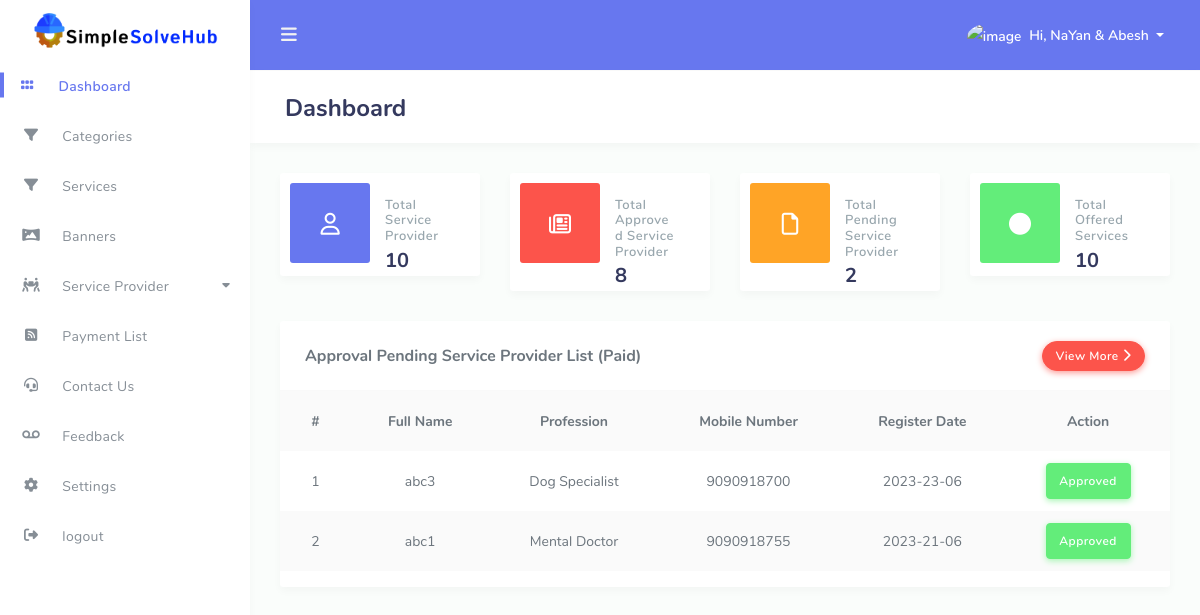
The page /admin/dashboard.php (signed in) on the database its author committed.
### tables this page shows
CREATE TABLE `register` (
  `id` int(11) NOT NULL,
  `full_name` text NOT NULL,
  `email` text NOT NULL,
  `profession` text NOT NULL,
  `pincode` text NOT NULL,
  `password` text NOT NULL,
  `mobile_number` text NOT NULL,
  `register_date` text NOT NULL,
  `user_type` text NOT NULL,
  `status` text NOT NULL,
  `auth` text NOT NULL
);

### admin/dashboard.php (the view, shortened to what this page needs)
<?php
  include('../config/db_con.php');
?>
<?php $page="dashboard"; require './assets/components/head.php' ?>
</head>
<body>
  <div id="app">
    <div class="main-wrapper main-wrapper-1">
      <div class="navbar-bg"></div>
      <?php  require './assets/components/navbar.php' ?>
      <?php  require './assets/components/sidebar.php' ?>
      <div class="main-content">
        <section class="section">
          <div class="section-header">
            <h1>Dashboard</h1>
          </div>
          <div class="row">
            <div class="col-lg-3 col-md-6 col-sm-6 col-12">
              <div class="card card-statistic-1">
                <div class="card-icon bg-primary">
                  <i class="far fa-user"></i>
                </div>
                <div class="card-wrap">
                  <div class="card-header">
                    <h4>Total Service Provider</h4>
                  </div>
                  <div class="card-body">
                    <?php
                       echo $data=mysqli_num_rows(mysqli_query($conn,"select * from register"));
                    ?>
                  </div>
                </div>
              </div>
            </div>
            <div class="col-lg-3 col-md-6 col-sm-6 col-12">
              <div class="card card-statistic-1">
                <div class="card-icon bg-danger">
                  <i class="far fa-newspaper"></i>
                </div>
                <div class="card-wrap">
                  <div class="card-header">
                    <h4>Total Approved Service Provider</h4>
                  </div>
                  <div class="card-body">
                    <?php
                       echo $data=mysqli_num_rows(mysqli_query($conn,"select * from register where status='Approved'"));
                    ?>
                  </div>
                </div>
              </div>
            </div>
            <div class="col-lg-3 col-md-6 col-sm-6 col-12">
              <div class="card card-statistic-1">
                <div class="card-icon bg-warning">
                  <i class="far fa-file"></i>
                </div>
                <div class="card-wrap">
                  <div class="card-header">
                    <h4>Total Pending Service Provider</h4>
                  </div>
                  <div class="card-body">
                    <?php
                       echo $data=mysqli_num_rows(mysqli_query($conn,"select * from register where status='Pending'"));
                    ?>
                  </div>
                </div>
              </div>
            </div>
            <div class="col-lg-3 col-md-6 col-sm-6 col-12">
              <div class="card card-statistic-1">
                <div class="card-icon bg-success">
                  <i class="fas fa-circle"></i>
                </div>
                <div class="card-wrap">
                  <div class="card-header">
                    <h4>Total Offered Services</h4>
                  </div>
                  <div class="card-body">
                    <?php
                       echo $data=mysqli_num_rows(mysqli_query($conn,"select * from service"));
                    ?>
                  </div>
                </div>
              </div>
            </div>
          </div>
          <div class="row">
            <div class="col-12">
              <div class="card">
                <div class="card-header">
                  <h4>Approval Pending Service Provider List (Paid)</h4>
                  <div class="card-header-action">
                    <a href="paid_user_pending_list.php" class="btn btn-danger">View More <i class="fas fa-chevron-right"></i></a>
                  </div>
                </div>
                <div class="card-body p-0">
                  <div class="table-responsive table-invoice">
                    <table class="table table-striped">
                      <tbody><tr>
                        <th>#</th>
                        <th>Full Name</th>
                        <th>Profession</th>
                        <th>Mobile Number</th>
                        <th>Register Date</th>
                        <th>Action</th>
                      </tr>
                        <?php
                                    $sql="SELECT * FROM `register` WHERE user_type='Paid User' AND status='Pending' order by id desc LIMIT 4";
                                    $data=mysqli_query($conn,$sql);
                                    $i=1;
                                    while($result=mysqli_fetch_assoc($data))
                                    {
                                      ?>
                                          <tr>
                                             <td> <?php echo $i;$i++; ?></td>
                                             <td><?php echo $result['full_name']?></td>
                                             <td><?php echo $result['profession']?></td>
                                             <td><?php echo $result['mobile_number']?></td>
                                             <td><?php echo $result['register_date']?></td>
                                             <td>
                                              <div>
                                                  <a href="approved_user_from_dash.php?app=<?php echo $result['id'] ?>" class="btn btn-success">Approved</a>
                                                </div>
                                             </td>
                                          </tr>
                                      <?php
                                    }
                                ?>
                    </tbody></table>
                  </div>
                </div>
              </div>
            </div>
          </div>
        </section>
      </div>
    </div>
  </div>
</body>
</html>

### admin/assets/css/custom.css (style rules this page uses)
th,td { text-align: center !important; vertical-align: middle !important; }

### rows shown on the page
register: full_name "abc3", profession "Dog Specialist", mobile_number "9090918700", register_date "2023-23-06"
register: full_name "abc1", profession "Mental Doctor", mobile_number "9090918755", register_date "2023-21-06"

### other values the page prints
$data=mysqli_num_rows(mysqli_query($conn,"select * from register")) "10"
$data=mysqli_num_rows(mysqli_query($conn,"select * from service")) "10"
